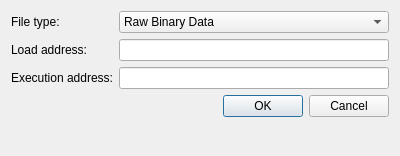
<?xml version="1.0" encoding="UTF-8"?>
<ui version="4.0">
 <class>dlg_file_property</class>
 <widget class="QDialog" name="dlg_file_property">
  <property name="geometry">
   <rect>
    <x>0</x>
    <y>0</y>
    <width>400</width>
    <height>156</height>
   </rect>
  </property>
  <property name="windowTitle">
   <string>ASM Source File Properties</string>
  </property>
  <property name="modal">
   <bool>true</bool>
  </property>
  <layout class="QFormLayout" name="formLayout">
   <item row="1" column="0">
    <widget class="QLabel" name="label">
     <property name="toolTip">
      <string>Default address (in hex) at which the file is loaded into a CPC.  Binary files only.</string>
     </property>
     <property name="text">
      <string>Load address:</string>
     </property>
    </widget>
   </item>
   <item row="1" column="1">
    <widget class="QLineEdit" name="dlg_load_address">
     <property name="toolTip">
      <string>Default address (in hex) at which the file is loaded into a CPC.  Binary files only.</string>
     </property>
     <property name="inputMask">
      <string>HHHH; </string>
     </property>
     <property name="alignment">
      <set>Qt::AlignRight|Qt::AlignTrailing|Qt::AlignVCenter</set>
     </property>
    </widget>
   </item>
   <item row="2" column="0">
    <widget class="QLabel" name="label_2">
     <property name="toolTip">
      <string>Entry point (in hex) for this file when loaded into a CPC.  Used for executable binary files only.</string>
     </property>
     <property name="text">
      <string>Execution address:</string>
     </property>
    </widget>
   </item>
   <item row="2" column="1">
    <widget class="QLineEdit" name="dlg_exec_address">
     <property name="toolTip">
      <string>Entry point (in hex) for this file when loaded into a CPC.  Used for executable binary files only.</string>
     </property>
     <property name="inputMask">
      <string>HHHH; </string>
     </property>
     <property name="alignment">
      <set>Qt::AlignRight|Qt::AlignTrailing|Qt::AlignVCenter</set>
     </property>
    </widget>
   </item>
   <item row="3" column="0" colspan="2">
    <widget class="QDialogButtonBox" name="buttonBox">
     <property name="orientation">
      <enum>Qt::Horizontal</enum>
     </property>
     <property name="standardButtons">
      <set>QDialogButtonBox::Cancel|QDialogButtonBox::Ok</set>
     </property>
    </widget>
   </item>
   <item row="0" column="0">
    <widget class="QLabel" name="label_3">
     <property name="text">
      <string>File type:</string>
     </property>
    </widget>
   </item>
   <item row="0" column="1">
    <widget class="QComboBox" name="dlg_filetype">
     <item>
      <property name="text">
       <string>Raw Binary Data</string>
      </property>
     </item>
     <item>
      <property name="text">
       <string>Z80 ASM Source</string>
      </property>
     </item>
     <item>
      <property name="text">
       <string>CPC Graphics</string>
      </property>
     </item>
     <item>
      <property name="text">
       <string>ASCII</string>
      </property>
     </item>
     <item>
      <property name="text">
       <string>Tileset</string>
      </property>
     </item>
     <item>
      <property name="text">
       <string>CPC+ Sprites</string>
      </property>
     </item>
    </widget>
   </item>
  </layout>
 </widget>
 <resources/>
 <connections>
  <connection>
   <sender>buttonBox</sender>
   <signal>accepted()</signal>
   <receiver>dlg_file_property</receiver>
   <slot>accept()</slot>
   <hints>
    <hint type="sourcelabel">
     <x>248</x>
     <y>254</y>
    </hint>
    <hint type="destinationlabel">
     <x>157</x>
     <y>274</y>
    </hint>
   </hints>
  </connection>
  <connection>
   <sender>buttonBox</sender>
   <signal>rejected()</signal>
   <receiver>dlg_file_property</receiver>
   <slot>reject()</slot>
   <hints>
    <hint type="sourcelabel">
     <x>316</x>
     <y>260</y>
    </hint>
    <hint type="destinationlabel">
     <x>286</x>
     <y>274</y>
    </hint>
   </hints>
  </connection>
 </connections>
</ui>
